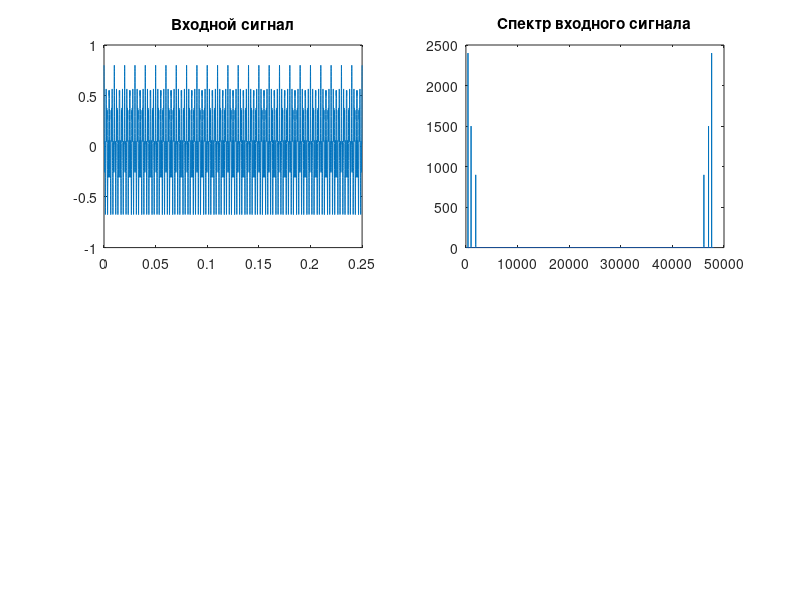

This figure's MATLAB source: (Note: this script raises an error after producing the figure.)
%фильтр нижних частот
clear;

% создадим исследуемый сигнал
fc = [400 1000 1900];
fs = 48000;
N = 12000;
t = (0:N)'/fs;

y = cos(2*pi*t*fc);
a = [0.4 0.25 0.15]; %коэф. амплитуд
z = y*a';
subplot(2,2,1);
plot(t,z)
title("Входной сигнал");

Z = fft(z); %преобразование фурье
F = (0:N)'/N*fs;
subplot(2,2,2);
plot(F,abs(Z))
title("Спектр входного сигнала");


%спроектируем фильтр в filter design
% All frequency values are in Hz.
Fs = 48000;  % Sampling Frequency

Fpass = 500;     % Passband Frequency
Fstop = 900;     % Stopband Frequency
Apass = 1;       % Passband Ripple (dB)
Astop = 80;      % Stopband Attenuation (dB)
match = 'both';  % Band to match exactly

% Construct an FDESIGN object and call its ELLIP method.
h  = fdesign.lowpass(Fpass, Fstop, Apass, Astop, Fs);
Hd = design(h, 'ellip', 'MatchExactly', match);


%фильтрация
zfilt = filter(Hd, z);
ZF = fft(zfilt);
subplot(2,2,3);
plot(t,zfilt)
title("Выходной сигнал");
subplot(2,2,4);
plot(F,abs(ZF));
title("Спектр выходного сигнала");
